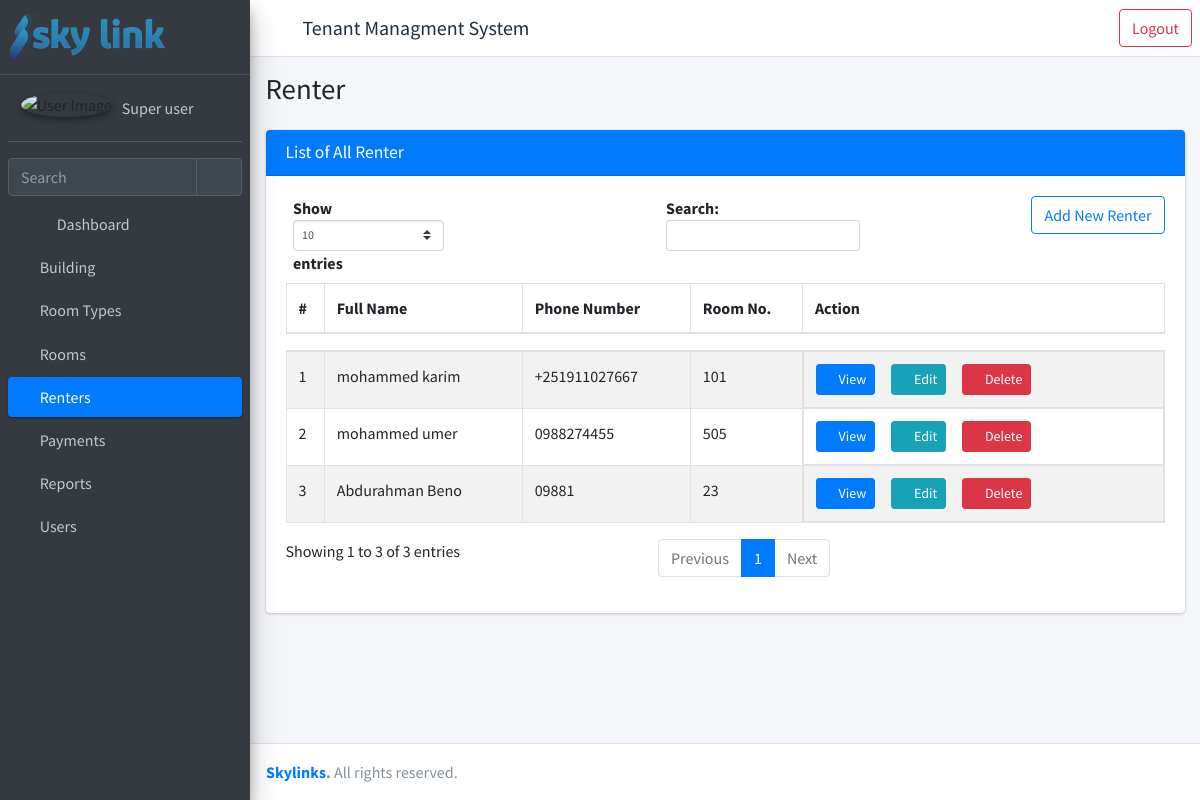
/list-renter/ (signed in), run on the app's committed database.
### rent/models.py (models this page shows, shortened)
class Renter(models.Model) :
    first_name = models.CharField(_("First Name"), max_length=30)
    last_name = models.CharField(_("Last Name"), max_length=30)
    phone = models.CharField(_("Phone number"), max_length=30)
    id_no = models.CharField(_("ID No."), max_length=50)
    deposited_amount = models.DecimalField(_("Deposited Amount"), max_digits=15, decimal_places=2, default=0)
    date_admitted = models.DateField(_("Date Admitted"), default=timezone.now)
    room = models.ForeignKey("rent.Room", verbose_name=_("Room"), on_delete=models.PROTECT, related_name="rents")
    chat_id = models.CharField(_("Chat ID"), max_length=50 ,default= 0)
    is_rented = models.BooleanField(_("Is Rented"), default=True)
    date_left = models.DateField(_("Date Field"), blank=True, null=True)
    created_by = models.ForeignKey(settings.AUTH_USER_MODEL, verbose_name=_("Created By"), on_delete=models.PROTECT, related_name="created_by_renter")
    created_date = models.DateTimeField(_("Created Date"), auto_now_add=True)
    updated_by = models.ForeignKey(settings.AUTH_USER_MODEL, verbose_name=_("Updated By"), on_delete=models.PROTECT, related_name="updated_by_renter")
    updated_date = models.DateTimeField(_("Updated Date"), auto_now=True)
    def full_name(self) -> str:
        return self.first_name + ' ' + self.last_name

class Room(models.Model):
    building = models.ForeignKey("rent.Building", verbose_name=_("Building"), on_delete=models.PROTECT)
    floor_no = models.PositiveIntegerField(_("Floor No."))
    room_type = models.ForeignKey("rent.RoomType", verbose_name=_("Room Type"), on_delete=models.PROTECT)
    room_no = models.CharField(_("Room No."),max_length=10)
    width = models.DecimalField(_("Room Width"), max_digits=5, decimal_places=2, blank=True, null=True)
    length = models.DecimalField(_("Room Length"), max_digits=5, decimal_places=2, blank=True, null= True)
    area = models.DecimalField(_("Area"), max_digits=10, decimal_places=2)
    price_msq = models.DecimalField(_("Price per MSq"), max_digits=10, decimal_places=2)
    status = models.CharField(_("Status"), max_length=50, choices=STATUS_CHOICES, default="vacant")
    total_price = models.DecimalField(_("Total Price"), max_digits=10, decimal_places=2)
    is_active = models.BooleanField(default=True)
    created_by = models.ForeignKey(settings.AUTH_USER_MODEL, verbose_name=_("Created By"), on_delete=models.PROTECT, related_name="created_by_room")
    created_date = models.DateTimeField(_("Created Date"), auto_now_add=True)
    updated_by = models.ForeignKey(settings.AUTH_USER_MODEL, verbose_name=_("Updated By"), on_delete=models.PROTECT, related_name="updated_by_room")
    updated_date = models.DateTimeField(_("Updated Date"), auto_now=True)
    def __str__(self) -> str:
        return self.room_no

### rent/views.py (the view)
# urls.py: path("list-renter/", views.RenterListView.as_view(), name= "list-renters"),
class RenterListView(LoginRequiredMixin, RenterViewPermissionMixin, ListView):
    model = Renter
    template_name = "rent/list.html"
    def get_context_data(self, **kwargs):
        context = super().get_context_data(**kwargs)
        context["title"] = "Renter"
        context["open"] = "renter"
        context['obj_model'] = "renter"
        return {**context, **permissions(self.request)}
    def get_queryset(self):
        return Renter.objects.filter(is_rented=True)

### templates/rent/list.html (shortened to what this page needs)
{% extends 'rent/homepage.html' %}
{% load static %}
{% block main_page %}
<div class="content">
    <div class="container-fluid">
        <div class="card">
            <div class="card-header bg-primary">
                <h3 class="card-title ">List of All {{ obj_model.capitalize }}</h3>
            </div>
            <div class="card-body">
                {% if obj_model == 'renter' %}
                    {% if renter_add_permission %}
                        <a class="btn btn-outline-primary float-right mb-3"href="{% url 'register-renters' %}">
                            Add New Renter</a>
                    {% endif %}
                {% elif obj_model == 'room' %}
                    {% if room_add_permission %}
                        <a class="btn btn-outline-primary float-right mb-3" href="{% url 'register-rooms' %}">
                        Add New Room</a>
                    {% endif %}
                {% elif obj_model == 'payment' %}
                    {% if payment_add_permission %}
                        <a class="btn btn-outline-primary float-right mb-3" href="{% url 'register-payments' %}">
                            Add New Payment </a>
                    {% endif %}
                {% endif %}
                <table id="example1" class="table table-bordered table-striped" width="100%">
                    <thead>
                        {% if obj_model == "renter" %}
                            <tr>
                                <th>#</th>
                                <th>Full Name</th>
                                <th>Phone Number</th>
                                <th>Room No.</th>
                                <th>Action</th>
                            </tr>
                        {% endif %}
                    </thead>
                    <tbody>
                    {% if object_list.count > 0 %}
                        {% for data in object_list %}
                            {% if obj_model == "renter" %}
                            <tr>
                                <td>{{ forloop.counter }}</td>
                                <td>{{ data.full_name }}</td>
                                <td>{{ data.phone }}</td>
                                <td >{{data.room}}</td>
                                <td class="product-action d-flex"><a class="btn btn-primary btn-sm mr-3" href="{% url 'detail-renter' pk=data.id %}">
                                    <i class="fas fa-folder"></i>
                                    View</a>
                                    {% if renter_change_permission %}
                                        <a class="btn btn-info btn-sm mr-3" href="{% url 'update-renter' pk=data.id %}">
                                            <i class="fas fa-pencil-alt">
                                            </i>
                                            Edit
                                        </a>
                                    {% endif %}
                                    {% if renter_delete_permission %}
                                        <a class="btn btn-danger btn-sm mr-3" href="{% url 'delete-renter' pk=data.id %}">
                                            <i class="fas fa-trash">
                                            </i>
                                            Delete
                                        </a>
                                    {% endif %}
                                </td>
                            </tr>
                        {% endif %}
                    {% endfor %}
                    {% else %}
                        <tr>
                            <td colspan="6" class="dataTables_empty text-center" valign="top">No records found</td>
                        </tr>
                    {% endif %}
                    </tbody>
                </table>
            </div>
        </div>
    </div>
</div>
{% endblock main_page %}
{% block scripts %}
{% load static %}
{% endblock scripts %}

### templates/rent/homepage.html (shortened to what this page needs)
{% load static %}
<!DOCTYPE html>
<html lang="en">
<head>
  <link rel="stylesheet" href=" {% static 'plugins/fontawesome-free/css/all.min.css' %} ">
  <link rel="stylesheet" href="{% static 'plugins/sweetalert2-theme-bootstrap-4/bootstrap-4.min.css' %}">
  <link rel="stylesheet" href=" {% static 'dist/css/adminlte.min.css' %}">
</head>
<body class="hold-transition sidebar-mini" >
  <div class="wrapper">
    <nav class="main-header navbar navbar-expand navbar-white navbar-light d-flex">
      <ul class="navbar-nav">
        <li class="nav-item">
          <a class="nav-link" data-widget="pushmenu" href="#" role="button"><i class="fas fa-bars"></i></a>
        </li>
        <li class="nav-item d-none d-sm-flex align-self-center">
          <h5 href="{% url 'home' %}" class="nav-item">Tenant Managment System</h5>
        </li>
      </ul>
          <ul class="navbar-nav ml-auto">
            <li>
              <a class="btn btn-outline-danger ml-auto" href = "{% url 'logout' %}">Logout</a>
            </li>
          </ul>
    </nav>
    <aside class="main-sidebar sidebar-dark-primary elevation-4">
      <a href="{% url 'home'%}" class="brand-link">
        <img src=" {% static 'images/skylink.png' %}" alt="AdminLTE Logo"
          style="opacity: .8">
      </a>
      <div class="sidebar">
        <div class="user-panel mt-3 pb-3 mb-3 d-flex">
          <div class="image">
            <img src=" {% static 'dist/img/avatar.png' %} " class="img-circle elevation-2" alt="User Image">
          </div>
          <div class="info">
            <a href="{% url 'user-info' %}" class="d-block">{{request.user.get_full_name}}</a>
          </div>
        </div>
        <div class="form-inline">
          <div class="input-group" data-widget="sidebar-search">
            <input class="form-control form-control-sidebar" type="search" placeholder="Search" aria-label="Search">
            <div class="input-group-append">
              <button class="btn btn-sidebar">
                <i class="fas fa-search fa-fw"></i>
              </button>
            </div>
          </div>
        </div>
        <nav class="mt-2">
          <ul class="nav nav-pills nav-sidebar flex-column" data-widget="treeview" role="menu" data-accordion="false">
            <li class="nav-item">
              <a href="{% url 'home' %}" class="nav-link {% if open == "dashboard" %}active{% endif %}">
                <i class="nav-icon fas fa-chart-pie"></i>
                <p>
                  Dashboard
                </p>
              </a>
            </li>
            {% if building_permission %}
              <li class="nav-item">
                <a href="{% url 'list-buildings' %}" class="nav-link {% if open == "building" %}active{% endif %}">
                  <i class="fa fa-building" aria-hidden="true"></i>
                  <p>
                    Building
                  </p>
                </a>
              </li>
            {% endif %}
            {% if roomtype_permission %}
            <li class="nav-item">
              <a href="{% url 'list-roomtypes' %}" class="nav-link {% if open == "roomtype" %}active{% endif %}">
                <i class="fa fa-building" aria-hidden="true"></i>
                <p>
                  Room Types
                </p>
              </a>
            </li>
          {% endif %}
            {% if roomtype_permission %}
              <li class="nav-item">
                <a href="{% url 'list-rooms' %}" class="nav-link {% if open == 'room' %}active{% endif %}">
                  <i class="fa fa-building" aria-hidden="true"></i>
                  <p>
                    Rooms
                  </p>
                </a>
              </li>
            {% endif %}
            {% if renter_permission %}
            <li class="nav-item">
              <a href="{% url 'list-renters' %}" class="nav-link {% if open == 'renter' %}active{% endif %}">
                <i class="fa fa-users" aria-hidden="true"></i>
                <p>
                  Renters
                </p>
              </a>
            </li>
            {% endif %}
            {% if payment_permission %}
              <li class="nav-item {% if open == "payment" %}menu-open{% elif open == "overdue"%} menu-open {% elif open == "penality"%}menu-open {% endif %} ">
                <a href="{% url 'list-payments' %}" class="nav-link {% if open == "payment" %}active {% elif open == "overdue"%} active {% elif open == "penality"%} active {% endif %}">
                  <i class="fa fa-credit-card" aria-hidden="true"></i>
                  <p>
                    Payments
                  </p>
                </a>
              </li>
            {% endif %}
            {% if report_permission %}
              <li class="nav-item">
                <a href="{% url 'list-menu-reports' %}" class="nav-link {% if open == "report" %}active{% endif %}">
                  <i class="fa fa-folder" aria-hidden="true"></i>
                  <p>
                    Reports
                  </p>
                </a>
              </li>
            {% endif %}
            {% if user_permission %}
              <li class="nav-item">
                <a href="{% url 'list-users' %}" class="nav-link {% if open == "user" %}active{% endif %}">
                  <i class="fa fa-users" aria-hidden="true"></i>
                  <p>
                    Users
                  </p>
                </a>
              </li>
            {% endif %}
          </ul>
        </nav>
      </div>
    </aside>
    <div class="content-wrapper">
      <div class="content-header">
        <div class="container-fluid">
          <div class="row mb-2">
            <div class="col-sm-6">
              <h1 class="m-0">{{ title }}</h1>
            </div>
          </div>
        </div>
      </div>
      {% block main_page %}
      {% endblock main_page %}
    </div>
    <footer class="main-footer">
      <strong><a href="{% url 'home' %}">Skylinks</a>.</strong> All rights reserved.
    </footer>
  </div>
</body>
</html>

### data on the page
Renter: full_name "mohammed karim", phone "+251911027667", room "101"
Renter: full_name "mohammed umer", phone "0988274455", room "505"
Renter: full_name "Abdurahman Beno", phone "09881", room "23"

### other printed values
{{ request.user.get_full_name }} "Super user"
{{ title }} "Renter"
{{ obj_model.capitalize }} "Renter"
